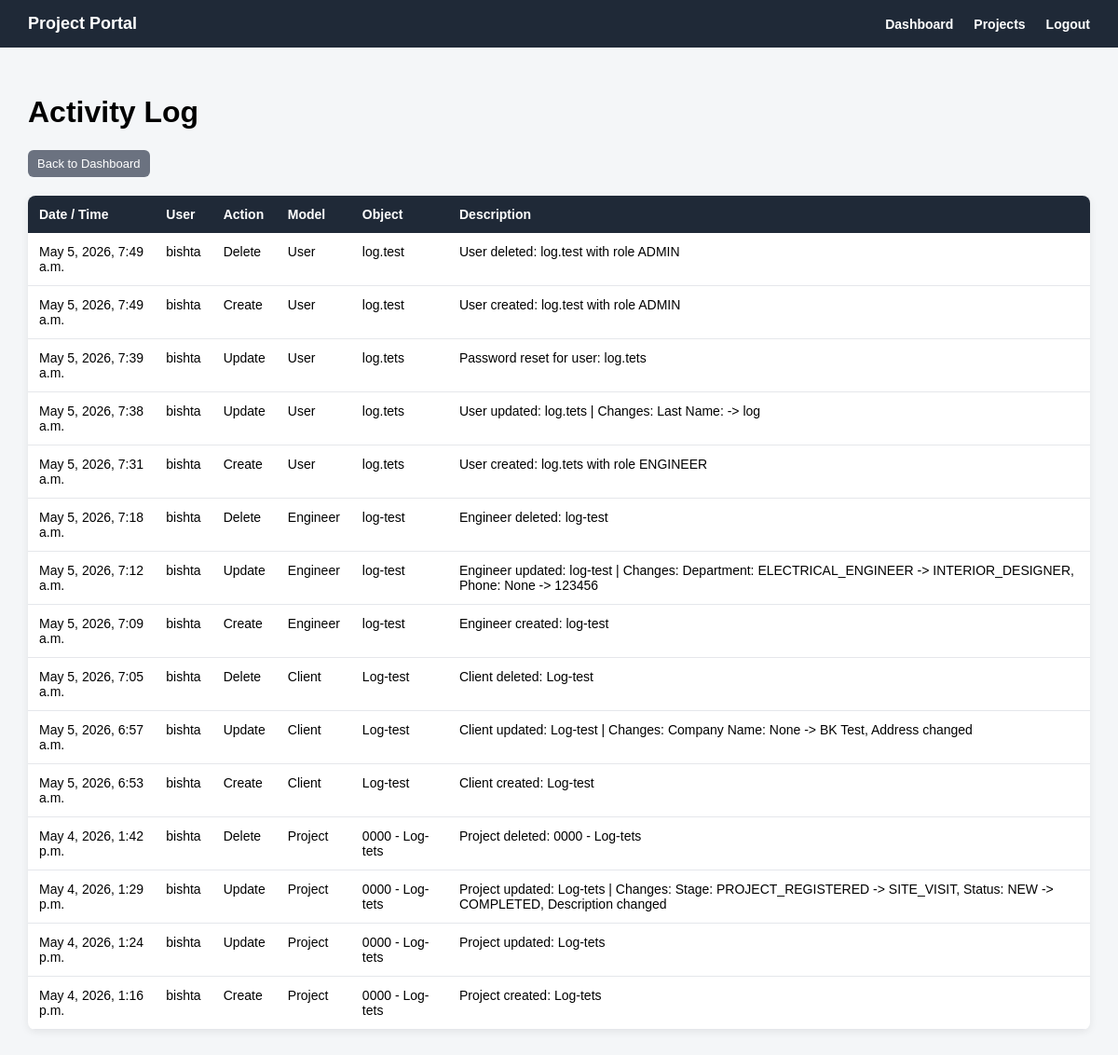
The app's page /accounts/activity-log/ (signed in), older data.
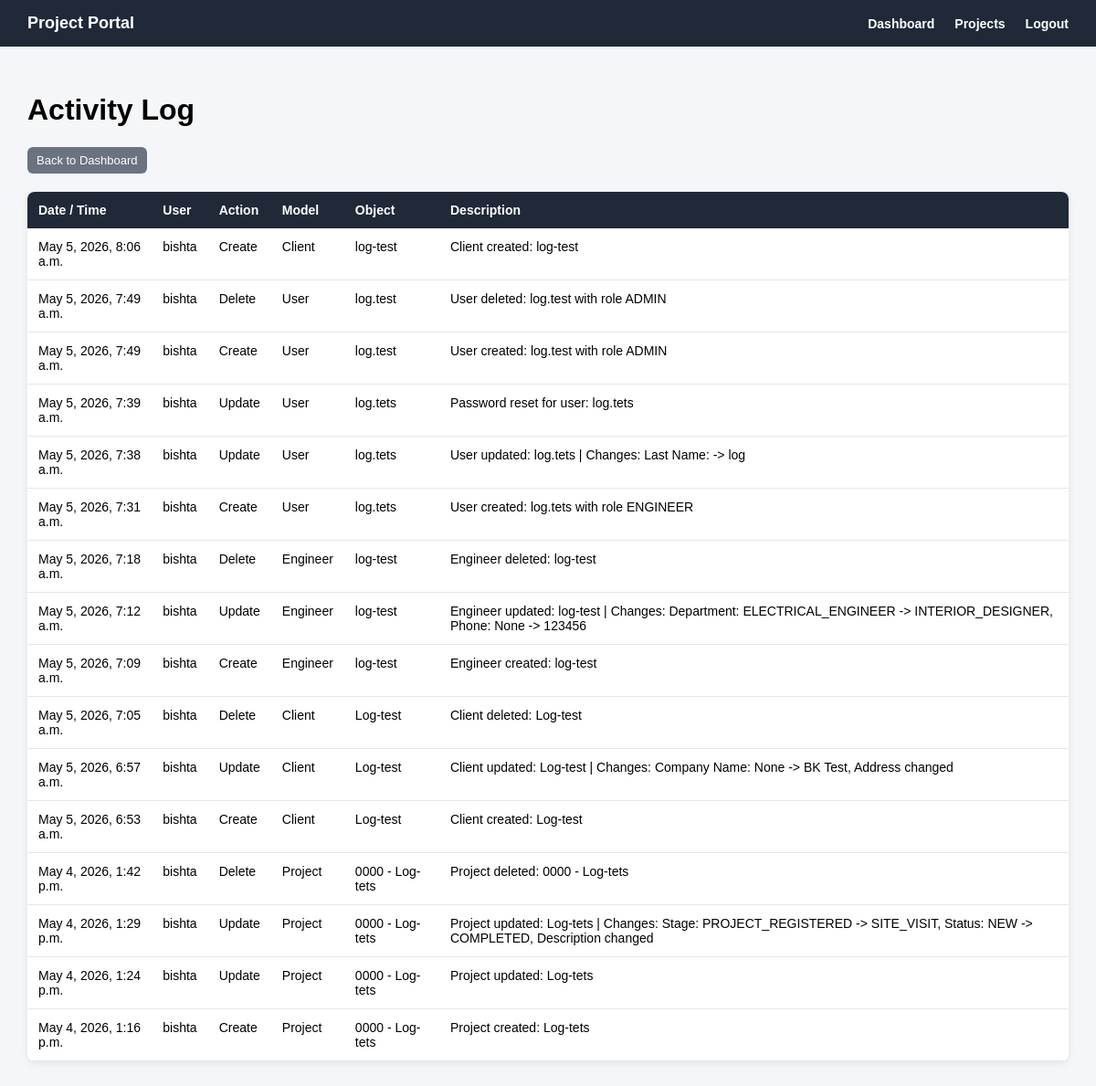
The same page, newer data.
### projects/models.py (models this page shows, shortened)
class ActivityLog(models.Model):
    class Action(models.TextChoices):
        CREATE = 'CREATE', 'Create'
        UPDATE = 'UPDATE', 'Update'
        DELETE = 'DELETE', 'Delete'
    user = models.ForeignKey(
        'accounts.User',
        on_delete=models.SET_NULL,
        null=True,
        blank=True,
        related_name='activity_logs'
    )
    action = models.CharField(
        max_length=20,
        choices=Action.choices
    )
    model_name = models.CharField(max_length=100)
    object_name = models.CharField(max_length=255)
    description = models.TextField(blank=True, null=True)
    created_at = models.DateTimeField(auto_now_add=True)
    class Meta:
        ordering = ['-created_at']

### accounts/models.py (models this page shows)
class User(AbstractUser):
    class Role(models.TextChoices):
        ADMIN = 'ADMIN', 'Admin'
        ENGINEER = 'ENGINEER', 'Engineer'
        CLIENT = 'CLIENT', 'Client'
    role = models.CharField(
        max_length=20,
        choices=Role.choices,
        default=Role.CLIENT
    )

### accounts/views.py (the view)
# urls.py: path('activity-log/', activity_log_view, name='activity_log'),
@login_required
def activity_log_view(request):
    if request.user.role != 'ADMIN':
        return redirect('accounts:dashboard')
    activity_logs = ActivityLog.objects.all()
    return render(request, 'accounts/activity_log.html', {
        'activity_logs': activity_logs,
    })

### templates/accounts/activity_log.html (shortened to what this page needs)
{% extends 'base.html' %}
{% block content %}
<div class="page-header">
    <h1>Activity Log</h1>
    <a href="{% url 'accounts:dashboard' %}" class="btn btn-secondary">
        Back to Dashboard
    </a>
</div>
{% if activity_logs %}
    <table class="logs-table">
        <tr>
            <th>Date / Time</th>
            <th>User</th>
            <th>Action</th>
            <th>Model</th>
            <th>Object</th>
            <th>Description</th>
        </tr>
        {% for log in activity_logs %}
            <tr>
                <td>{{ log.created_at }}</td>
                <td>
                    {% if log.user %}
                        {{ log.user.username }}
                    {% else %}
                        System
                    {% endif %}
                </td>
                <td>{{ log.get_action_display }}</td>
                <td>{{ log.model_name }}</td>
                <td>{{ log.object_name }}</td>
                <td>{{ log.description }}</td>
            </tr>
        {% endfor %}
    </table>
{% else %}
    <div class="empty-message">
        <p>No activity logs found.</p>
    </div>
{% endif %}
{% endblock %}

Row changes from the older to the newer data that the page shows:
added ActivityLog: created_at "May 5, 2026, 8:06 a.m.", user.username "bishta", action "Create", model_name "Client", object_name "log-test", description "Client created: log-test"
